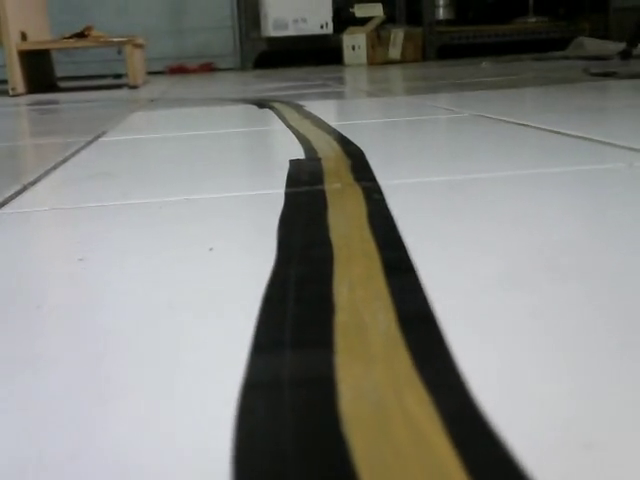
#> input picture frame 40 of VideoTrack.mp4, 640 x 480 px
$ python testv2.py
#> lines starting #> are read from the running program, lines starting #| are printed output that depends on the picture; after the words box and inside, x2 and y2 are one past the last pixel; in counts of white or black regions, pixels touching at a corner belong together
#> further down, frame is the input picture: shape (480, 640, 3); mean B, G, R 129.5, 134, 133.4
import cv2
import math
import matplotlib.pyplot as plt
import matplotlib.image as mpimg
import numpy as np

## User-defined parameters: (Update these values to your liking)
# Minimum size for a contour to be considered anything
MIN_AREA = 500

# Minimum size for a contour to be considered part of the track
MIN_AREA_TRACK = 5000

# Robot's speed when following the line
LINEAR_SPEED = 0.2

# If the line is completely lost, the error value shall be compensated by:
LOSS_FACTOR = 1.2

# Send messages every $TIMER_PERIOD seconds
TIMER_PERIOD = 0.06

# When about to end the track, move for ~$FINALIZATION_PERIOD more seconds
FINALIZATION_PERIOD = 4

# The maximum error value for which the robot is still in a straight line
MAX_ERROR = 30

def grayscale(img):
    """Applies the Grayscale transform
    This will return an image with only one color channel
    but NOTE: to see the returned image as grayscale
    (assuming your grayscaled image is called 'gray')
    you should call plt.imshow(gray, cmap='gray')"""
    return cv2.cvtColor(img, cv2.COLOR_RGB2GRAY)
    # Or use BGR2GRAY if you read an image with cv2.imread()
    # return cv2.cvtColor(img, cv2.COLOR_BGR2GRAY)

def canny(img, low_threshold, high_threshold):
    """Applies the Canny transform"""
    return cv2.Canny(img, low_threshold, high_threshold)

def gaussian_blur(img, kernel_size):
    """Applies a Gaussian Noise kernel"""
    return cv2.GaussianBlur(img, (kernel_size, kernel_size), 0)

def crop_size(height, width):
    """
    Get the measures to crop the image
    Output:
    (Height_upper_boundary, Height_lower_boundary,
     Width_left_boundary, Width_right_boundary)
    """
    ## Update these values to your liking.

    return (1*height//3, height, width//4, 3*width//4)

def get_contour_data(mask):
    """
    Return the centroid of the largest contour in
    the binary image 'mask' (the line)
    and return the side in which the smaller contour is (the track mark)
    (If there are any of these contours),
    and draw all contours on 'out' image
    """
    # get a list of contours
    contours, _ = cv2.findContours(mask, cv2.RETR_EXTERNAL, cv2.CHAIN_APPROX_NONE)

    mark = {}
    line = {}

    crop_w_start = 0
    # print(contours)

    for contour in contours:

        M = cv2.moments(contour)
        # Search more about Image Moments on Wikipedia :)

        if M['m00'] > MIN_AREA:
        # if countor.area > MIN_AREA:

            if (M['m00'] > MIN_AREA_TRACK):
                # Contour is part of the track
                line['x'] = int(M["m10"]/M["m00"])
                line['y'] = int(M["m01"]/M["m00"])

                # plot the area in light blue
                # cv2.drawContours(out, contour, -1, (255,255,0), 1)
                # cv2.putText(out, str(M['m00']), (int(M["m10"]/M["m00"]), int(M["m01"]/M["m00"])),
                # cv2.FONT_HERSHEY_PLAIN, 2, (255,255,0), 2)

            else:
                # Contour is a track mark
                if (not mark) or (mark['y'] > int(M["m01"]/M["m00"])):
                    # if there are more than one mark, consider only
                    # the one closest to the robot
                    mark['y'] = int(M["m01"]/M["m00"])
                    mark['x'] = int(M["m10"]/M["m00"])

                    # plot the area in pink
                    # cv2.drawContours(out, contour, -1, (255,0,255), 1)
                    # cv2.putText(out, str(M['m00']), (int(M["m10"]/M["m00"]), int(M["m01"]/M["m00"])),
                    # cv2.FONT_HERSHEY_PLAIN, 2, (255,0,255), 2)


    if mark and line:
    # if both contours exist
        if mark['x'] > line['x']:
            mark_side = "right"
        else:
            mark_side = "left"
    else:
        mark_side = None


    return (line, mark_side, contours)

def draw_contours(mask, contours):
    for contour in contours:
        cv2.drawContours(mask, contour, -1, (255,0,255), 1)

def region_of_interest(img, vertices):
    """
    Applies an image mask.

    Only keeps the region of the image defined by the polygon
    formed from `vertices`. The rest of the image is set to black.
    `vertices` should be a numpy array of integer points.
    """
    #defining a blank mask to start with
    mask = np.zeros_like(img)

    #defining a 3 channel or 1 channel color to fill the mask with depending on the input image
    if len(img.shape) > 2:
        channel_count = img.shape[2]  # i.e. 3 or 4 depending on your image
        ignore_mask_color = (255,) * channel_count
    else:
        ignore_mask_color = 255

    #filling pixels inside the polygon defined by "vertices" with the fill color
    cv2.fillPoly(mask, vertices, ignore_mask_color)

    #returning the image only where mask pixels are nonzero
    masked_image = cv2.bitwise_and(img, mask)
    return masked_image

previous_lines = [0, 0, 0, 0]

def draw_lines(img, lines, color=[255, 0, 0], thickness=10):
    """
    Draw every line segment from `lines` and then extrapolate and draw
    the full lane lines (left and right) using averaging and smoothing.
    """
    # Draw every line segment first
    if lines is not None:
        for line in lines:
            for x1, y1, x2, y2 in line:
                cv2.line(img, (x1, y1), (x2, y2), color, thickness)

    # [52 lines of commented-out code are left out]

def hough_lines(img, rho, theta, threshold, min_line_len, max_line_gap):
    """
    `img` should be the output of a Canny transform.

    Returns an image with hough lines drawn.
    """
    lines = cv2.HoughLinesP(img, rho, theta, threshold, np.array([]), minLineLength=min_line_len, maxLineGap=max_line_gap)
    line_img = np.zeros((img.shape[0], img.shape[1], 3), dtype=np.uint8)
    # print(lines)
    draw_lines(line_img, lines)
    return line_img

# Python 3 has support for cool math symbols.

def weighted_img(img, initial_img, α=0.8, β=0.6, γ=0.):
    """
    `img` is the output of the hough_lines(), An image with lines drawn on it.
    Should be a blank image (all black) with lines drawn on it.

    `initial_img` should be the image before any processing.

    The result image is computed as follows:

    initial_img * α + img * β + γ
    NOTE: initial_img and img must be the same shape!
    """
    return cv2.addWeighted(initial_img, α, img, β, γ)

def lane_finding_pipeline(img):
    hsv_img = cv2.cvtColor(img, cv2.COLOR_RGB2HSV)
#> hsv_img: shape (480, 640, 3); mean H, S, V 47.2, 36, 137.5
    mask_white = cv2.inRange(img, (200,200,200), (255, 255, 255))
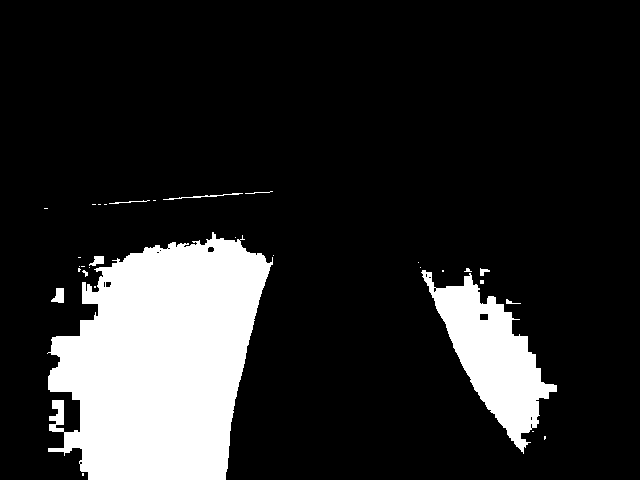
#> mask_white: shape (480, 640); 16.2% white; 31 white regions (21 under 20 px), largest, box (x1, y1, x2, y2) and area: (47, 232, 273, 480) 39472, (421, 270, 557, 454) 9649, (51, 288, 64, 303) 137
    # mask_yellow = cv2.inRange(hsv_img, (40, 60, 30), (100, 255, 255)) # Previous values
    mask_yellow = cv2.inRange(hsv_img, (75, 70, 20), (100, 255, 255))
#> mask_yellow: shape (480, 640); 10.2% white; 130 white regions (94 under 20 px), largest, box (x1, y1, x2, y2) and area: (316, 138, 475, 480) 24655, (330, 9, 553, 71) 3841, (112, 36, 138, 80) 358
    color_mask = cv2.bitwise_or(mask_white, mask_yellow)
#> color_mask: shape (480, 640); 26.4% white; 161 white regions (115 under 20 px), largest, box (x1, y1, x2, y2) and area: (47, 232, 273, 480) 39472, (316, 138, 475, 480) 24655, (421, 270, 557, 454) 9649
    masked_img = np.copy(img)
    masked_img[mask_yellow == 0] = [0,0,0]

    gray_image = grayscale(masked_img)

    kernel_size = 5
    blurred_gray_img = gaussian_blur(gray_image, kernel_size=kernel_size)

    low_thresh = 50
    high_thresh = 90
    edges_img = canny(blurred_gray_img, low_threshold=low_thresh, high_threshold=high_thresh)
#> in canny, `return cv2.Canny(img, low_threshold, high_threshold)`: returned value: shape (480, 640); 0.92% white in thin lines or dots

    imshape = img.shape
#> imshape = (480, 640, 3)

    # Trapesium shape
    #     x1,y1         x2,y2
    #       --------------
    #     /                \
    #    --------------------
    # x0,y0                 x3,y3
    vertices = np.array(
        [
            [
                (1*imshape[1]/9,imshape[0]), #x0, y0
                (3*imshape[1]/9, 5*imshape[0]/10), #x1,y1
                (6*imshape[1]/9, 5*imshape[0]/10), #x2,y2
                (8*imshape[1]/9,imshape[0]) #x3,y3
            ]
        ],
        dtype=np.int32)

    polygon_img = np.copy(img)
    cv2.polylines(polygon_img, vertices, isClosed=True, color=(255,0,0), thickness=3)
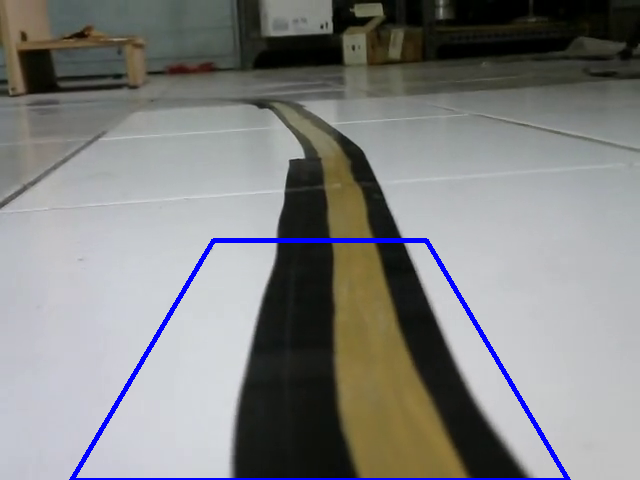
#> polygon_img: shape (480, 640, 3); 1.54% of pixels changed, all inside (x1, y1, x2, y2) = (69, 238, 571, 480)

    masked_edges = region_of_interest(edges_img, vertices=vertices)
#> in region_of_interest, `cv2.fillPoly(mask, vertices, ignore_mask_color)`:
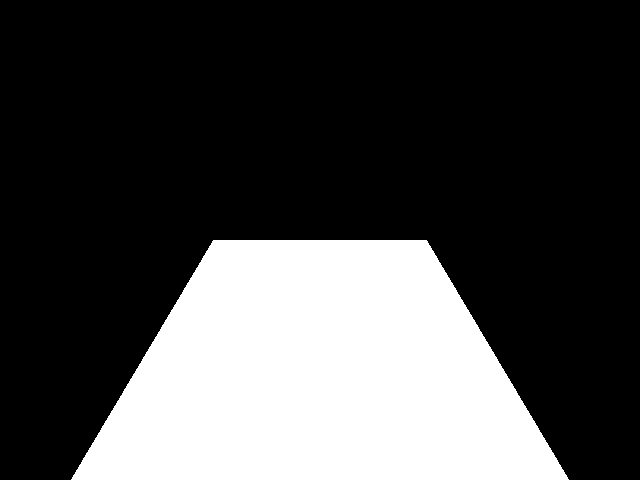
#> mask: shape (480, 640); 27.8% white; 1 white region, box (x1, y1, x2, y2) and area: (71, 240, 569, 480) 85440
#> in region_of_interest, `masked_image = cv2.bitwise_and(img, mask)`: masked_image: shape (480, 640); 0.22% white in thin lines or dots, all inside (x1, y1, x2, y2) = (330, 240, 472, 480)
    maskv2 = region_of_interest(blurred_gray_img, vertices)
#> in region_of_interest (call 2), `masked_image = cv2.bitwise_and(img, mask)`:
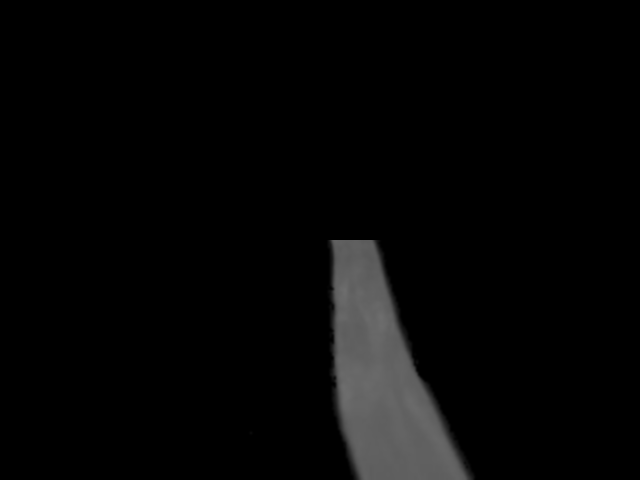
#> masked_image: shape (480, 640); min 0, max 109, mean 6.1

    rho = 2
    theta = np.pi / 180
    threshold = 15
    min_line_len = 8
    max_line_gap = 5
    line_img = hough_lines(masked_edges, rho, theta, threshold, min_line_len, max_line_gap)
#> in hough_lines, `lines = cv2.HoughLinesP(img, rho, theta, threshold, np.array([]), minL..`: lines = 30 rows, first 6: [398, 325, 401, 333], [423, 385, 428, 396], [333, 320, 334, 343], [400, 332, 404, 341], [430, 397, 445, 431], [332, 244, 333, 275]
#> the loop in draw_lines, `for line in lines:` made 30 passes
#> line on passes 1 to 12: [[398, 325, 401, 333]], [[423, 385, 428, 396]], [[333, 320, 334, 343]], [[400, 332, 404, 341]], [[430, 397, 445, 431]], [[332, 244, 333, 275]], [[428, 383, 441, 414]], [[337, 416, 338, 425]], [[334, 367, 339, 415]], [[383, 273, 391, 298]], [[332, 278, 333, 296]], [[373, 240, 380, 258]]
#> after the loop in draw_lines, `for line in lines:`:
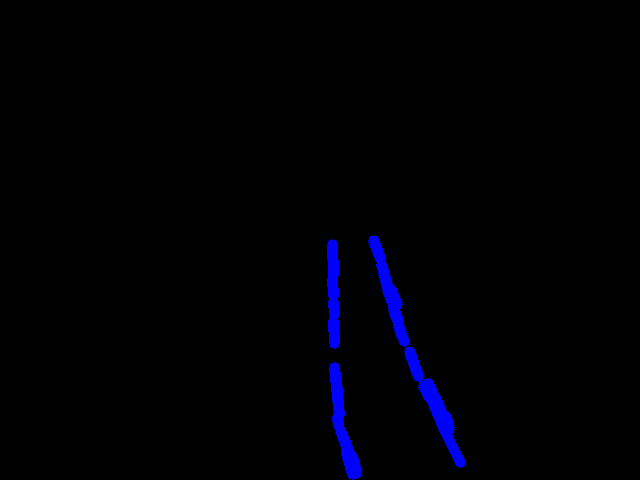
#> img: shape (480, 640, 3); mean of channels 0, 1, 2 4.6, 0, 0; drawn as B, G, R

    cv2.imshow("mask", maskv2)
    cv2.waitKey(5)
    line, mark_side, contours = get_contour_data(maskv2)
#> in get_contour_data, `contours, _ = cv2.findContours(mask, cv2.RETR_EXTERNAL, cv2.CHAIN_APPR..`: contours = 2 contours, 1 with area under 20; largest, box (x1, y1, x2, y2) and area: (326, 240, 477, 480) 21554
#> the loop in get_contour_data, `for contour in contours: ` made 2 passes
#> after the loop in get_contour_data, `for contour in contours:`: line = {'x': 381, 'y': 377}; mark = 0 items
#> line = {'x': 381, 'y': 377}

    if line:
        cv2.circle(line_img, (line['x'], line['y']), 5, (0,255,0), 7)
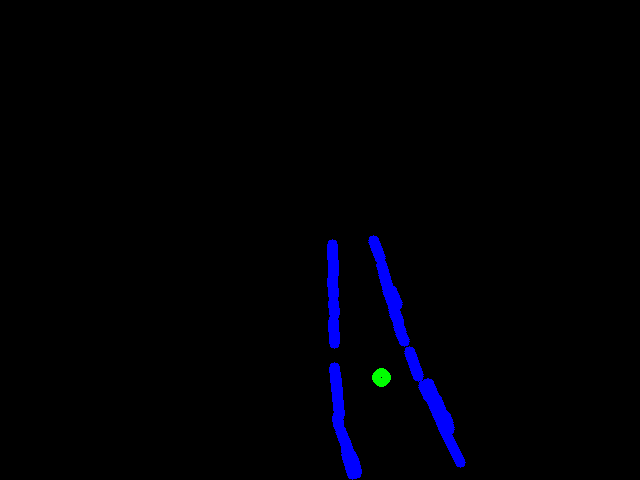
#> line_img: shape (480, 640, 3); 0.09% of pixels changed, all inside (x1, y1, x2, y2) = (372, 368, 391, 387); drawn as B, G, R

    overlay_img = weighted_img(line_img, img)
#> in weighted_img, `return cv2.addWeighted(initial_img, α, img, β, γ)`:
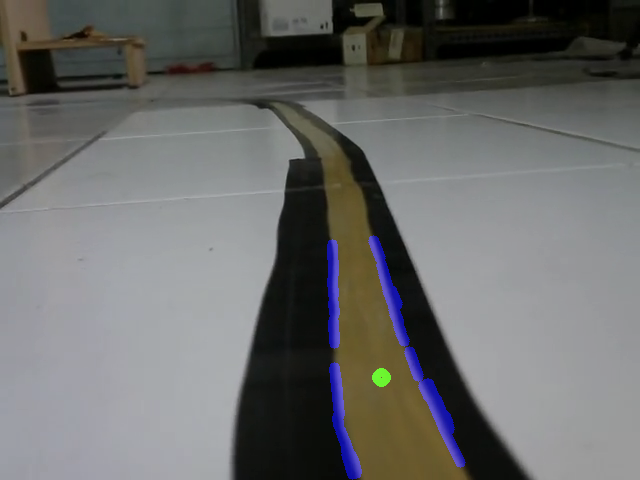
#> returned value: shape (480, 640, 3); mean of channels 0, 1, 2 106.4, 107.4, 106.7; drawn as B, G, R

    return (overlay_img, maskv2)

def create_histogram(mask):
    hsv_img = mask

    # Define channel names and colors for plotting
    channels = ('Hue', 'Saturation', 'Value')
    colors = ('r', 'g', 'b')

    plt.figure()
    plt.title("HSV Histogram")
    plt.xlabel("Pixel Value")
    plt.ylabel("Frequency")

    # Calculate and plot the histogram for each HSV channel
    for i, channel in enumerate(channels):
        hist = cv2.calcHist([hsv_img], [i], None, [256], [0, 256])
        plt.plot(hist, color=colors[i], label=channel)
        plt.xlim([0, 256])

    plt.legend()
    plt.show()

def process_image(img):
    result = lane_finding_pipeline(img=img)
    return result

filename = 'VideoTrack.mp4'
cap = cv2.VideoCapture(filename)

cap.set(cv2.CAP_PROP_FOURCC, cv2.VideoWriter_fourcc('R', 'G', 'B', ' '))

output = 'output_v2.mp4'
fourcc = cv2.VideoWriter_fourcc(*'mp4v')
result_writer = cv2.VideoWriter(output, fourcc, 20.0, (640, 480))

while cap.isOpened():
    ret, frame = cap.read()
    result, mask = lane_finding_pipeline(frame)

    # result = cv2.bitwise_and(frame, frame, mask=loadmask)
    # create_histogram(frame)
    result_writer.write(result)
    cv2.imshow('frame', result)
    k = cv2.waitKey(1) & 0xFF
#> (key q is pressed here)
    if k == ord('s'):
        cv2.imwrite('image.png', frame)
        cv2.imwrite('mask.png', mask)
    elif k == ord('q'):
        break
cap.release()
result_writer.release()
cv2.destroyAllWindows()

$ run again, starting later in the video
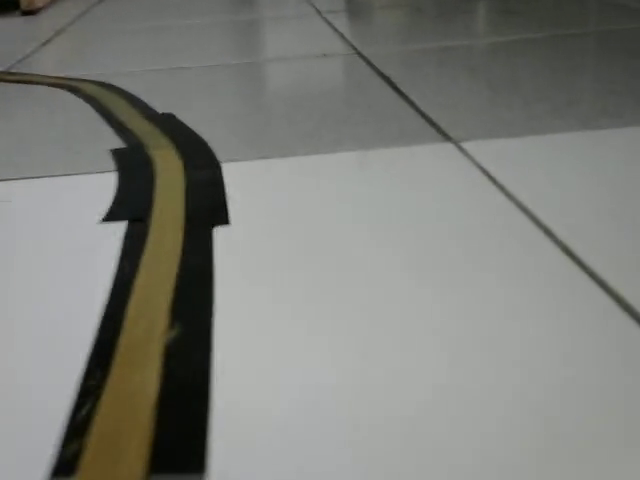
#> input picture frame 183 of VideoTrack.mp4, 640 x 480 px
#> frame is the input picture: shape (480, 640, 3); mean B, G, R 123.3, 128.3, 127.2
#> hsv_img: shape (480, 640, 3); mean H, S, V 66, 20.1, 129.2
#> mask_white: shape (480, 640); every value is 0
#> in lane_finding_pipeline, `mask_yellow = cv2.inRange(hsv_img, (75, 70, 20), (100, 255, 255))`:
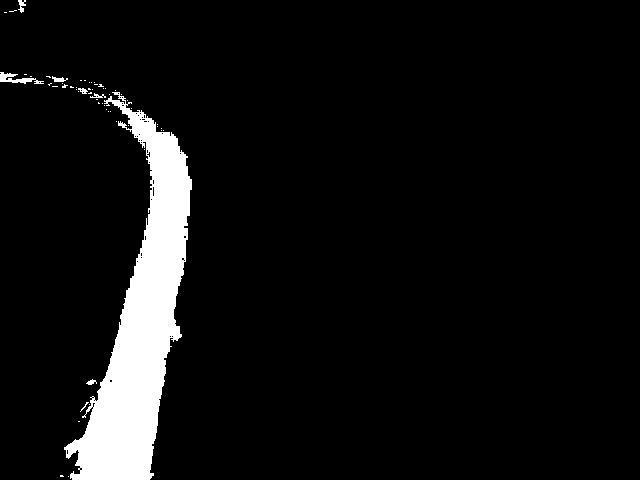
#> mask_yellow: shape (480, 640); 6.6% white; 57 white regions (50 under 20 px), largest, box (x1, y1, x2, y2) and area: (64, 92, 192, 480) 19663, (0, 72, 44, 84) 222, (18, 0, 26, 13) 57
#> polygon_img: shape (480, 640, 3); 1.54% of pixels changed, all inside (x1, y1, x2, y2) = (69, 238, 571, 480)
#> mask: shape (480, 640); 27.8% white; 1 white region, box (x1, y1, x2, y2) and area: (71, 240, 569, 480) 85440
#> masked_image: shape (480, 640); 0.08% white in thin lines or dots, all inside (x1, y1, x2, y2) = (71, 312, 182, 480)
#> lines = 13 rows, first 6: [157, 399, 161, 370], [154, 438, 155, 430], [168, 325, 170, 312], [169, 344, 170, 336], [153, 430, 157, 411], [161, 369, 165, 343]
#> the loop in draw_lines, `for line in lines:` made 13 passes
#> in get_contour_data, `contours, _ = cv2.findContours(mask, cv2.RETR_EXTERNAL, cv2.CHAIN_APPR..`: contours = 1 contour; box (x1, y1, x2, y2) and area: (71, 300, 184, 480) 7248
#> the loop in get_contour_data, `for contour in contours: ` made 1 pass
#> after the loop in get_contour_data, `for contour in contours:`: line = {'x': 133, 'y': 417}; mark = 0 items
#> in lane_finding_pipeline, `line, mark_side, contours = get_contour_data(maskv2)`: line = {'x': 133, 'y': 417}
#> line_img: shape (480, 640, 3); mean of channels 0, 1, 2 1.9, 0.2, 0
#> in weighted_img, `return cv2.addWeighted(initial_img, α, img, β, γ)`:
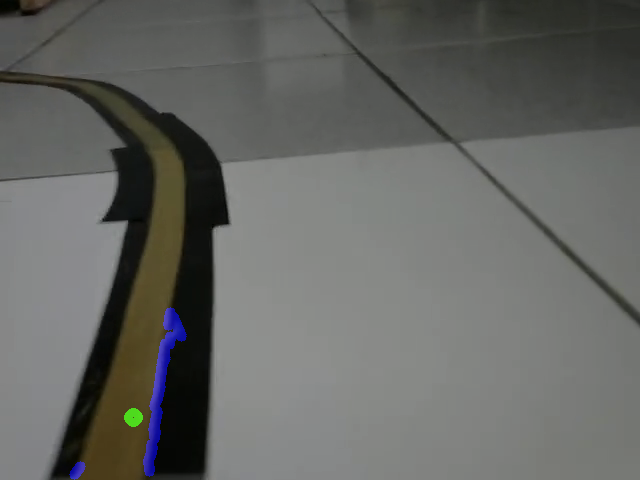
#> returned value: shape (480, 640, 3); mean of channels 0, 1, 2 99.8, 102.8, 101.7; drawn as B, G, R

$ run again, starting later in the video
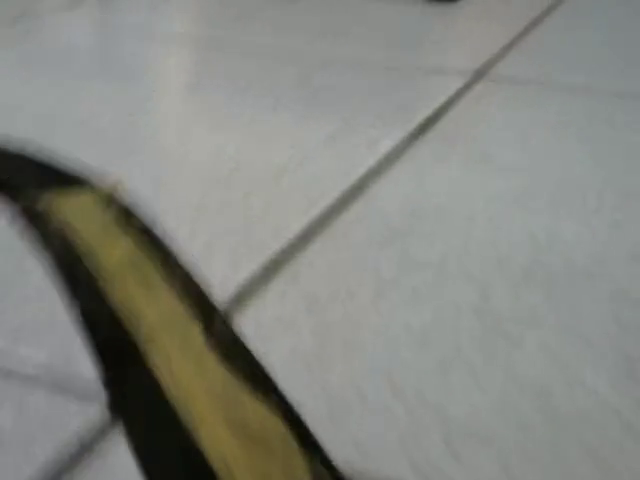
#> input picture frame 325 of VideoTrack.mp4, 640 x 480 px
#> frame is the input picture: shape (480, 640, 3); mean B, G, R 128.2, 133.9, 132.3
#> hsv_img: shape (480, 640, 3); mean H, S, V 61.8, 22.7, 135
#> mask_white: shape (480, 640); every value is 0
#> in lane_finding_pipeline, `mask_yellow = cv2.inRange(hsv_img, (75, 70, 20), (100, 255, 255))`:
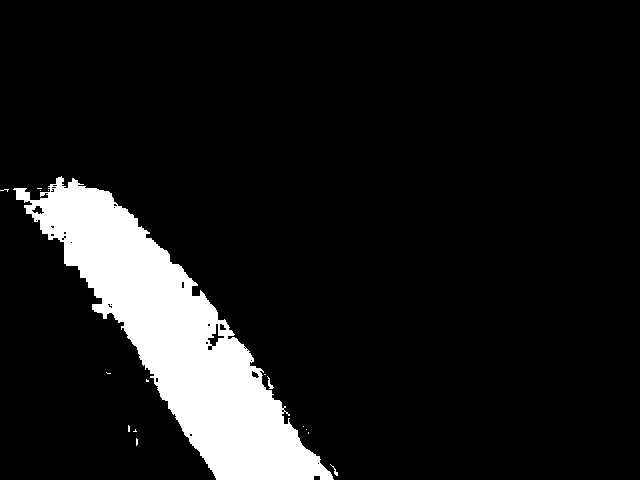
#> mask_yellow: shape (480, 640); 10.2% white; 16 white regions (13 under 20 px), largest, box (x1, y1, x2, y2) and area: (13, 176, 334, 480) 31123, (267, 376, 274, 389) 33, (330, 464, 338, 476) 24
#> polygon_img: shape (480, 640, 3); 1.54% of pixels changed, all inside (x1, y1, x2, y2) = (69, 238, 571, 480)
#> mask: shape (480, 640); 27.8% white; 1 white region, box (x1, y1, x2, y2) and area: (71, 240, 569, 480) 85440
#> masked_image: shape (480, 640); 0.26% white in thin lines or dots, all inside (x1, y1, x2, y2) = (143, 278, 333, 480)
#> lines = 34 rows, first 6: [193, 280, 217, 311], [198, 447, 216, 476], [320, 463, 331, 474], [215, 333, 218, 317], [186, 425, 197, 442], [223, 367, 238, 381]
#> the loop in draw_lines, `for line in lines:` made 34 passes
#> in get_contour_data, `contours, _ = cv2.findContours(mask, cv2.RETR_EXTERNAL, cv2.CHAIN_APPR..`: contours = 4 contours; box (x1, y1, x2, y2) and area: (140, 276, 340, 480) 18950, (126, 424, 138, 434) 64, (134, 437, 140, 447) 41, (302, 425, 311, 435) 25
#> the loop in get_contour_data, `for contour in contours: ` made 4 passes
#> after the loop in get_contour_data, `for contour in contours:`: line = {'x': 225, 'y': 397}; mark = 0 items
#> in lane_finding_pipeline, `line, mark_side, contours = get_contour_data(maskv2)`: line = {'x': 225, 'y': 397}
#> line_img: shape (480, 640, 3); mean of channels 0, 1, 2 4.4, 0.2, 0
#> in weighted_img, `return cv2.addWeighted(initial_img, α, img, β, γ)`:
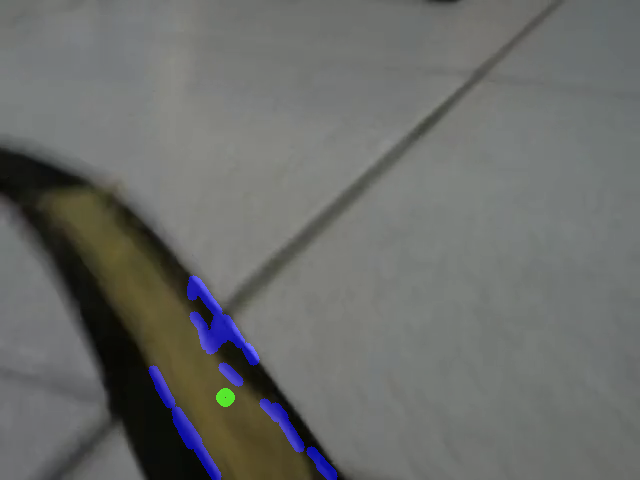
#> returned value: shape (480, 640, 3); mean of channels 0, 1, 2 105.2, 107.3, 105.9; drawn as B, G, R
